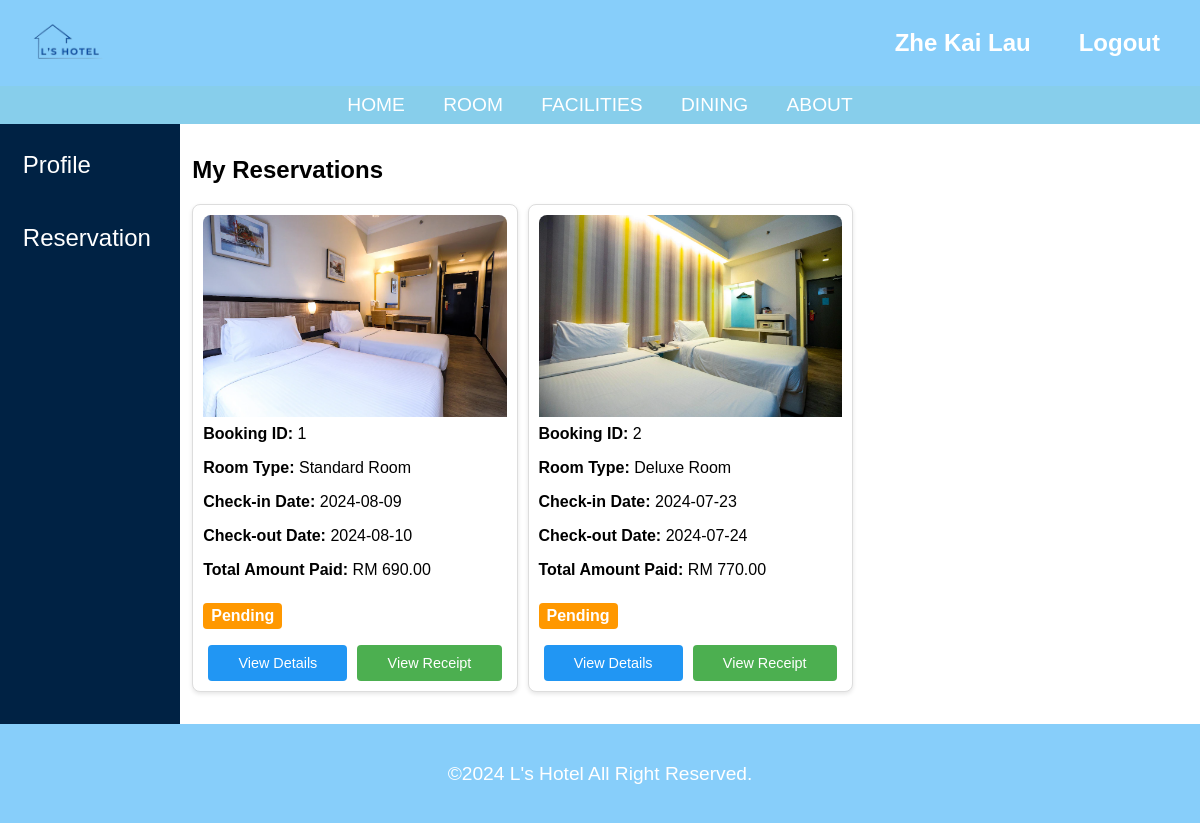
The app's page /reservation.php (signed in), older data.
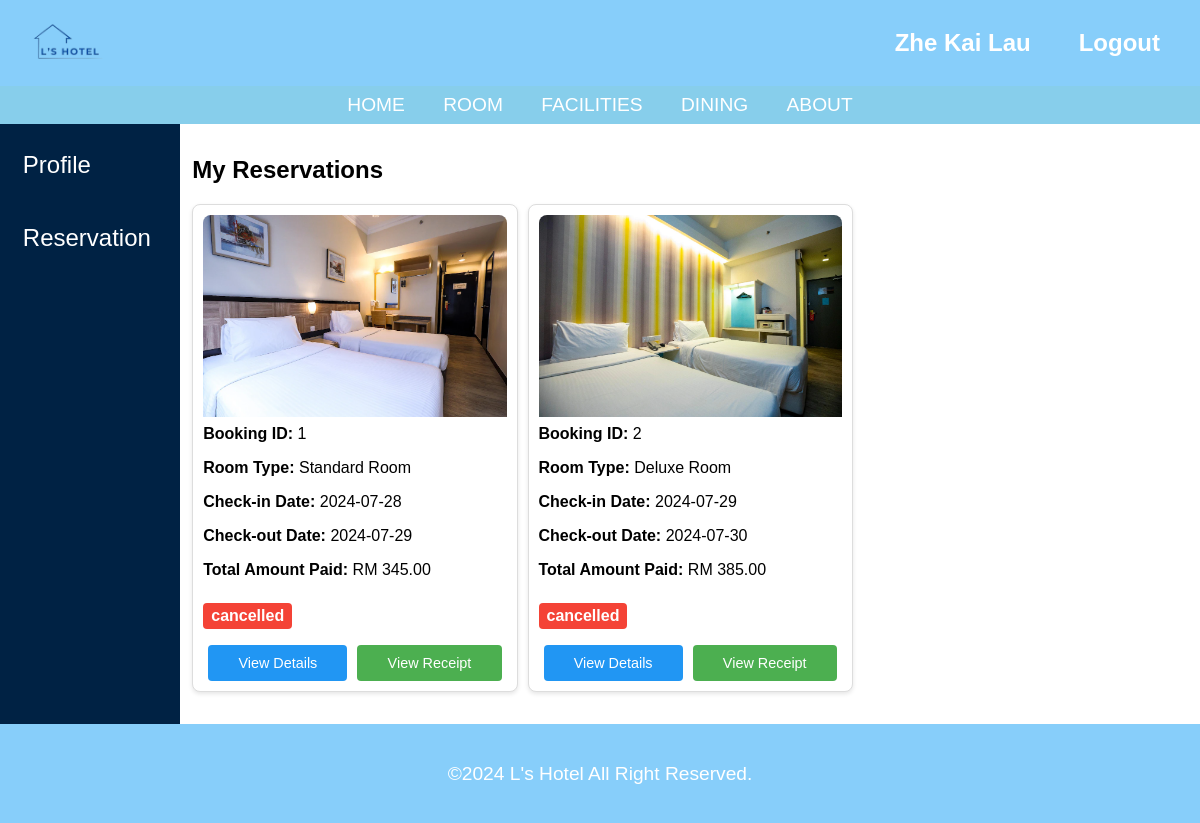
The same page, newer data.
### tables this page shows
CREATE TABLE `bookings` (
  `booking_id` int(11) NOT NULL,
  `email` varchar(100) NOT NULL,
  `room_id` int(11) NOT NULL,
  `check_in_date` date NOT NULL,
  `check_out_date` date NOT NULL,
  `days` int(11) NOT NULL,
  `number_of_rooms` int(11) NOT NULL,
  `bed_selection` varchar(255) NOT NULL,
  `smoke` varchar(255) NOT NULL,
  `first_name` varchar(50) NOT NULL,
  `last_name` varchar(50) NOT NULL,
  `phone_number` varchar(15) NOT NULL,
  `bring_car` varchar(3) NOT NULL,
  `additional_requests` varchar(255) DEFAULT NULL,
  `total_amount` decimal(10,2) NOT NULL,
  `created_at` timestamp NOT NULL DEFAULT current_timestamp(),
  `car_plates` varchar(255) DEFAULT NULL,
  `payment_status` varchar(20) NOT NULL,
  `booking_status` varchar(20) NOT NULL,
  `cancel_reason` varchar(500) NOT NULL
);

CREATE TABLE `rooms` (
  `room_id` int(11) NOT NULL,
  `room_type` varchar(255) NOT NULL,
  `room_level` int(3) NOT NULL,
  `room_price` decimal(10,2) NOT NULL,
  `room_features` text DEFAULT NULL,
  `room_facilities` text DEFAULT NULL,
  `room_size` varchar(50) DEFAULT NULL,
  `room_availability` int(11) DEFAULT NULL,
  `room_description` text DEFAULT NULL,
  `room_images` text DEFAULT NULL
);

### fetch_customer_bookings.php (the view, shortened to what this page needs)
<?php
include 'config.php';
$email = $_SESSION['user']['email'];
$sql = "SELECT bookings.booking_id, bookings.created_at, rooms.room_type, bookings.check_in_date, bookings.check_out_date, bookings.days, bookings.number_of_rooms, bookings.bed_selection, bookings.smoke, CONCAT(bookings.first_name, ' ', bookings.last_name) as customer_name, bookings.email, bookings.phone_number, bookings.bring_car, bookings.car_plates, bookings.booking_status, bookings.additional_requests, bookings.total_amount, rooms.room_images
        FROM bookings
        JOIN rooms ON bookings.room_id = rooms.room_id
        WHERE bookings.email = '$email'";
$result = $conn->query($sql);
if ($result->num_rows > 0) {
    while($row = $result->fetch_assoc()) {
        $room_type = $row['room_type'];
        $images = explode(',', $row['room_images']);
        $image = isset($images[0]) ? 'img/room-image/' . strtolower(str_replace(' ', '-', $room_type)) . '/' . htmlspecialchars(trim($images[0])) : 'img/room-image/default-room.jpg';
        $status_class = strtolower($row["booking_status"]);
        $additional_requests = json_decode($row['additional_requests'], true);
        $additional_charges = [];
        foreach ($additional_requests as $request) {
            $additional_charges[] = [
                "extraBed" => $request['extra_bed'],
                "extraBedQuantity" => $request['bed_quantity'],
                "addBreakfast" => $request['add_breakfast'],
                "breakfastQuantity" => $request['breakfast_quantity']
            ];
        }
        $booking_data = json_encode([
            "bookingId" => $row["booking_id"],
            "bookingDate" => substr($row["created_at"], 0, 10),
            "roomType" => $row["room_type"],
            "checkInDate" => $row["check_in_date"],
            "checkOutDate" => $row["check_out_date"],
            "stayDays" => $row["days"],
            "roomQuantity" => $row["number_of_rooms"],
            "bedSelection" => $row["bed_selection"],
            "smoke" => $row["smoke"],
            "totalAmount" => $row["total_amount"],
            "customerName" => $row["customer_name"],
            "email" => $row["email"],
            "phone" => $row["phone_number"],
            "bringCar" => $row["bring_car"],
            "carPlate" => $row["car_plates"],
            "additionalCharges" => $additional_charges
        ]);
        echo "<div class='booking-card'>";
        echo "<img src='" . $image . "' alt='Room Image'>";
        echo "<p><strong>Booking ID:</strong> " . $row["booking_id"] . "</p>";
        echo "<p><strong>Room Type:</strong> " . $room_type . "</p>";
        echo "<p><strong>Check-in Date:</strong> " . $row["check_in_date"] . "</p>";
        echo "<p><strong>Check-out Date:</strong> " . $row["check_out_date"] . "</p>";
        echo "<p><strong>Total Amount Paid:</strong> RM " . $row["total_amount"] . "</p>";
        echo "<p><span class='booking-status " . $status_class . "'>" . $row["booking_status"] . "</span></p>";
        echo "<div class='booking-actions'>";
        echo "<a class='view-details' href='javascript:void(0);' data-booking-data='" . htmlspecialchars($booking_data, ENT_QUOTES, 'UTF-8') . "'>View Details</a>";
        echo "<a class='view-receipt' href='invoice.php?booking_id=" . $row["booking_id"] . "'>View Receipt</a>";
        echo "</div>";
        echo "</div>";
    }
} else {
    echo "<p>No bookings found</p>";
}
?>

### reservation.php (shortened to what this page needs)
<!DOCTYPE html>
<html lang="en">
<head>
    <link rel="stylesheet" href="https://cdnjs.cloudflare.com/ajax/libs/font-awesome/6.0.0-beta3/css/all.min.css">
    <link rel="stylesheet" type="text/css" href="css/style.css?v=<?php echo time(); ?>">
    <link rel="stylesheet" type="text/css" href="css/reservation.css?v=<?php echo time(); ?>">
</head>
<body>
    <?php include 'header.php'; ?>
    <div class="reservation-page">
        <div class="sidebar">
            <a href="profile.php">Profile</a>
            <a href="reservation.php">Reservation</a>
        </div>
        <section class="reservation-grid">
            <h2>My Reservations</h2>
            <div id="booking-cards" class="booking-cards">
                <?php include 'fetch_customer_bookings.php'; ?>
            </div>
        </section>
    </div>
    <footer>
        <p>&copy;2024 L's Hotel All Right Reserved.</p>
    </footer>
</body>
</html>

### header.php (shortened to what this page needs)
<header>
    <div>
        <a href="index.php"><img src="img/logo.png" alt="Logo"></a>
    </div>
    <div class="user-links">
        <?php if (isset($_SESSION['user_full_name'])): ?>
            <a href="profile.php" class="username-link"><?php echo htmlspecialchars($_SESSION['user_full_name']); ?></a>
            <a href="logout.php">Logout</a>
        <?php else: ?>
            <a href="login.php">Login</a>
            <a href="register.php">Register</a>
        <?php endif; ?>
    </div>
</header>
<nav>
    <a href="index.php">HOME</a>
    <a href="room.php">ROOM</a>
    <a href="facilities.php">FACILITIES</a>
    <a href="dining.php">DINING</a>
    <a href="about.php">ABOUT</a>
</nav>

### css/style.css (style rules this page uses)
html, body { height: 100%; margin: 0; padding: 0; }
body { display: flex; flex-direction: column; font-family: Arial, sans-serif; }
header { background-color: #87cefa; color: white; padding: 1em; text-align: center; display: flex; justify-content: space-between; align-items: center; }
header img { height: 50px; }
header .user-links { display: flex; align-items: center; position: relative; }
header .user-links a, header.user-links .username-link { color: white; margin: 0 1em; text-decoration: none; font-size: 1.5em; font-weight: bold; }
nav { display: flex; justify-content: center; background-color: #87ceeb; padding: 0.5em; }
nav a { color: white; font-size: 1.2em; margin: 0 1em; text-decoration: none; }
footer { background-color: #87cefa; color: white; text-align: center; padding: 1em; font-size: 1.2em; margin-top: auto; }

### css/reservation.css (style rules this page uses)
.reservation-page { display: flex; }
.sidebar { width: 10em; background-color: #002244; padding: 20px; display: flex; flex-direction: column; gap: 2em; color: white; height: 70vh; }
.sidebar a { text-decoration: none; color: white; font-size: 1.5em; line-height: 1.5; padding: 2%; }
.booking-cards { display: grid; grid-template-columns: repeat(4, 1fr); gap: 10px; margin-top: 0.5em; width: 100%; }
.reservation-grid { padding: 1%; flex-grow: 1; }
.booking-card { background-color: #fff; border: 1px solid #ddd; border-radius: 8px; padding: 10px; box-shadow: 0 2px 4px rgba(0, 0, 0, 0.1); max-width: 100%; margin: 0 auto; display: flex; flex-direction: column; justify-content: space-between; min-width: 0; max-width: 350px; }
.booking-card img { width: 100%; border-radius: 8px 8px 0 0; height: auto; object-fit: cover; }
.booking-card p { margin: 8px 0; }
.booking-status { display: inline-block; padding: 4px 8px; border-radius: 4px; color: #fff; font-weight: bold; margin-top: 8px; }
.booking-status.cancelled { background-color: #F44336; }
.booking-actions { display: flex; justify-content: space-around; margin-top: 8px; }
.booking-actions a { text-decoration: none; color: #fff; padding: 10px 20px; border-radius: 4px; transition: background-color 0.3s, box-shadow 0.3s; text-align: center; white-space: nowrap; flex-grow: 1; margin: 0 5px; font-size: 0.9em; }
.booking-actions a.view-details { background-color: #2196F3; }
.booking-actions a.view-receipt { background-color: #4CAF50; }
@media (max-width: 1200px) { .booking-cards { grid-template-columns: repeat(3, 1fr); } }
.booking-status.pending { background-color: #FF9800; }

Row changes from the older to the newer data that the page shows:
changed bookings "Standard Room": check_in_date "2024-08-09" → "2024-07-28"; check_out_date "2024-08-10" → "2024-07-29"; total_amount "690.00" → "345.00"; booking_status "Pending" → "cancelled"
changed bookings "Deluxe Room": check_in_date "2024-07-23" → "2024-07-29"; check_out_date "2024-07-24" → "2024-07-30"; total_amount "770.00" → "385.00"; booking_status "Pending" → "cancelled"
